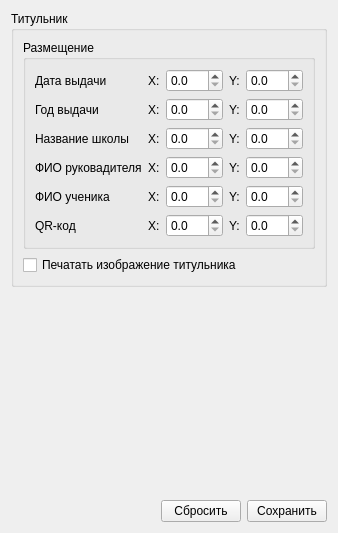
      <widget class="QWidget" name="layout_params">
       <attribute name="title">
        <string>Макеты</string>
       </attribute>
       <layout class="QVBoxLayout" name="verticalLayout_12">
        <item>
         <widget class="QGroupBox" name="groupBox_3">
          <property name="title">
           <string>Титульник</string>
          </property>
          <layout class="QVBoxLayout" name="verticalLayout_11">
           <item>
            <widget class="QGroupBox" name="groupBox_4">
             <property name="sizePolicy">
              <sizepolicy hsizetype="Preferred" vsizetype="Fixed">
               <horstretch>0</horstretch>
               <verstretch>0</verstretch>
              </sizepolicy>
             </property>
             <property name="title">
              <string>Размещение</string>
             </property>
             <layout class="QFormLayout" name="formLayout_17">
              <item row="0" column="0">
               <widget class="QLabel" name="label_6">
                <property name="text">
                 <string>Дата выдачи</string>
                </property>
               </widget>
              </item>
              <item row="0" column="1">
               <layout class="QHBoxLayout" name="horizontalLayout_15">
                <item>
                 <layout class="QFormLayout" name="formLayout_3">
                  <item row="0" column="0">
                   <widget class="QLabel" name="label_4">
                    <property name="sizePolicy">
                     <sizepolicy hsizetype="Fixed" vsizetype="Preferred">
                      <horstretch>0</horstretch>
                      <verstretch>0</verstretch>
                     </sizepolicy>
                    </property>
                    <property name="text">
                     <string>X:</string>
                    </property>
                   </widget>
                  </item>
                  <item row="0" column="1">
                   <widget class="QDoubleSpinBox" name="title_date_x">
                    <property name="sizePolicy">
                     <sizepolicy hsizetype="Fixed" vsizetype="Fixed">
                      <horstretch>0</horstretch>
                      <verstretch>0</verstretch>
                     </sizepolicy>
                    </property>
                    <property name="decimals">
                     <number>1</number>
                    </property>
                    <property name="maximum">
                     <double>220.000000000000000</double>
                    </property>
                   </widget>
                  </item>
                 </layout>
                </item>
                <item>
                 <layout class="QFormLayout" name="formLayout_4">
                  <item row="0" column="0">
                   <widget class="QLabel" name="label_5">
                    <property name="sizePolicy">
                     <sizepolicy hsizetype="Fixed" vsizetype="Minimum">
                      <horstretch>0</horstretch>
                      <verstretch>0</verstretch>
                     </sizepolicy>
                    </property>
                    <property name="text">
                     <string>Y:</string>
                    </property>
                   </widget>
                  </item>
                  <item row="0" column="1">
                   <widget class="QDoubleSpinBox" name="title_date_y">
                    <property name="sizePolicy">
                     <sizepolicy hsizetype="Fixed" vsizetype="Fixed">
                      <horstretch>0</horstretch>
                      <verstretch>0</verstretch>
                     </sizepolicy>
                    </property>
                    <property name="decimals">
                     <number>1</number>
                    </property>
                    <property name="maximum">
                     <double>220.000000000000000</double>
                    </property>
                   </widget>
                  </item>
                 </layout>
                </item>
               </layout>
              </item>
              <item row="1" column="0">
               <widget class="QLabel" name="label_11">
                <property name="text">
                 <string>Год выдачи</string>
                </property>
               </widget>
              </item>
              <item row="1" column="1">
               <layout class="QHBoxLayout" name="horizontalLayout_17">
                <item>
                 <layout class="QFormLayout" name="formLayout_7">
                  <item row="0" column="0">
                   <widget class="QLabel" name="label_9">
                    <property name="sizePolicy">
                     <sizepolicy hsizetype="Fixed" vsizetype="Preferred">
                      <horstretch>0</horstretch>
                      <verstretch>0</verstretch>
                     </sizepolicy>
                    </property>
                    <property name="text">
                     <string>X:</string>
                    </property>
                   </widget>
                  </item>
                  <item row="0" column="1">
                   <widget class="QDoubleSpinBox" name="title_year_x">
                    <property name="sizePolicy">
                     <sizepolicy hsizetype="Fixed" vsizetype="Fixed">
                      <horstretch>0</horstretch>
                      <verstretch>0</verstretch>
                     </sizepolicy>
                    </property>
                    <property name="decimals">
                     <number>1</number>
                    </property>
                    <property name="maximum">
                     <double>220.000000000000000</double>
                    </property>
                   </widget>
                  </item>
                 </layout>
                </item>
                <item>
                 <layout class="QFormLayout" name="formLayout_8">
                  <item row="0" column="0">
                   <widget class="QLabel" name="label_10">
                    <property name="sizePolicy">
                     <sizepolicy hsizetype="Fixed" vsizetype="Minimum">
                      <horstretch>0</horstretch>
                      <verstretch>0</verstretch>
                     </sizepolicy>
                    </property>
                    <property name="text">
                     <string>Y:</string>
                    </property>
                   </widget>
                  </item>
                  <item row="0" column="1">
                   <widget class="QDoubleSpinBox" name="title_year_y">
                    <property name="sizePolicy">
                     <sizepolicy hsizetype="Fixed" vsizetype="Fixed">
                      <horstretch>0</horstretch>
                      <verstretch>0</verstretch>
                     </sizepolicy>
                    </property>
                    <property name="decimals">
                     <number>1</number>
                    </property>
                    <property name="maximum">
                     <double>220.000000000000000</double>
                    </property>
                   </widget>
                  </item>
                 </layout>
                </item>
               </layout>
              </item>
              <item row="2" column="0">
               <widget class="QLabel" name="label_14">
                <property name="text">
                 <string>Название школы</string>
                </property>
               </widget>
              </item>
              <item row="2" column="1">
               <layout class="QHBoxLayout" name="horizontalLayout_18">
                <item>
                 <layout class="QFormLayout" name="formLayout_9">
                  <item row="0" column="0">
                   <widget class="QLabel" name="label_12">
                    <property name="sizePolicy">
                     <sizepolicy hsizetype="Fixed" vsizetype="Preferred">
                      <horstretch>0</horstretch>
                      <verstretch>0</verstretch>
                     </sizepolicy>
                    </property>
                    <property name="text">
                     <string>X:</string>
                    </property>
                   </widget>
                  </item>
                  <item row="0" column="1">
                   <widget class="QDoubleSpinBox" name="title_school_name_x">
                    <property name="sizePolicy">
                     <sizepolicy hsizetype="Fixed" vsizetype="Fixed">
                      <horstretch>0</horstretch>
                      <verstretch>0</verstretch>
                     </sizepolicy>
                    </property>
                    <property name="decimals">
                     <number>1</number>
                    </property>
                    <property name="maximum">
                     <double>220.000000000000000</double>
                    </property>
                   </widget>
                  </item>
                 </layout>
                </item>
                <item>
                 <layout class="QFormLayout" name="formLayout_10">
                  <item row="0" column="0">
                   <widget class="QLabel" name="label_13">
                    <property name="sizePolicy">
                     <sizepolicy hsizetype="Fixed" vsizetype="Minimum">
                      <horstretch>0</horstretch>
                      <verstretch>0</verstretch>
                     </sizepolicy>
                    </property>
                    <property name="text">
                     <string>Y:</string>
                    </property>
                   </widget>
                  </item>
                  <item row="0" column="1">
                   <widget class="QDoubleSpinBox" name="title_school_name_y">
                    <property name="sizePolicy">
                     <sizepolicy hsizetype="Fixed" vsizetype="Fixed">
                      <horstretch>0</horstretch>
                      <verstretch>0</verstretch>
                     </sizepolicy>
                    </property>
                    <property name="decimals">
                     <number>1</number>
                    </property>
                    <property name="maximum">
                     <double>220.000000000000000</double>
                    </property>
                   </widget>
                  </item>
                 </layout>
                </item>
               </layout>
              </item>
              <item row="3" column="0">
               <widget class="QLabel" name="label_17">
                <property name="text">
                 <string>ФИО руковадителя</string>
                </property>
               </widget>
              </item>
              <item row="3" column="1">
               <layout class="QHBoxLayout" name="horizontalLayout_19">
                <item>
                 <layout class="QFormLayout" name="formLayout_11">
                  <item row="0" column="0">
                   <widget class="QLabel" name="label_15">
                    <property name="sizePolicy">
                     <sizepolicy hsizetype="Fixed" vsizetype="Preferred">
                      <horstretch>0</horstretch>
                      <verstretch>0</verstretch>
                     </sizepolicy>
                    </property>
                    <property name="text">
                     <string>X:</string>
                    </property>
                   </widget>
                  </item>
                  <item row="0" column="1">
                   <widget class="QDoubleSpinBox" name="title_head_of_edu_FST_x">
                    <property name="sizePolicy">
                     <sizepolicy hsizetype="Fixed" vsizetype="Fixed">
                      <horstretch>0</horstretch>
                      <verstretch>0</verstretch>
                     </sizepolicy>
                    </property>
                    <property name="decimals">
                     <number>1</number>
                    </property>
                    <property name="maximum">
                     <double>220.000000000000000</double>
                    </property>
                   </widget>
                  </item>
                 </layout>
                </item>
                <item>
                 <layout class="QFormLayout" name="formLayout_12">
                  <item row="0" column="0">
                   <widget class="QLabel" name="label_16">
                    <property name="sizePolicy">
                     <sizepolicy hsizetype="Fixed" vsizetype="Minimum">
                      <horstretch>0</horstretch>
                      <verstretch>0</verstretch>
                     </sizepolicy>
                    </property>
                    <property name="text">
                     <string>Y:</string>
                    </property>
                   </widget>
                  </item>
                  <item row="0" column="1">
                   <widget class="QDoubleSpinBox" name="title_head_of_edu_FST_y">
                    <property name="sizePolicy">
                     <sizepolicy hsizetype="Fixed" vsizetype="Fixed">
                      <horstretch>0</horstretch>
                      <verstretch>0</verstretch>
                     </sizepolicy>
                    </property>
                    <property name="decimals">
                     <number>1</number>
                    </property>
                    <property name="maximum">
                     <double>220.000000000000000</double>
                    </property>
                   </widget>
                  </item>
                 </layout>
                </item>
               </layout>
              </item>
              <item row="4" column="0">
               <widget class="QLabel" name="label_20">
                <property name="text">
                 <string>ФИО ученика</string>
                </property>
               </widget>
              </item>
              <item row="4" column="1">
               <layout class="QHBoxLayout" name="horizontalLayout_20">
                <item>
                 <layout class="QFormLayout" name="formLayout_13">
                  <item row="0" column="0">
                   <widget class="QLabel" name="label_18">
                    <property name="sizePolicy">
                     <sizepolicy hsizetype="Fixed" vsizetype="Preferred">
                      <horstretch>0</horstretch>
                      <verstretch>0</verstretch>
                     </sizepolicy>
                    </property>
                    <property name="text">
                     <string>X:</string>
                    </property>
                   </widget>
                  </item>
                  <item row="0" column="1">
                   <widget class="QDoubleSpinBox" name="title_pupil_FST_x">
                    <property name="sizePolicy">
                     <sizepolicy hsizetype="Fixed" vsizetype="Fixed">
                      <horstretch>0</horstretch>
                      <verstretch>0</verstretch>
                     </sizepolicy>
                    </property>
                    <property name="decimals">
                     <number>1</number>
                    </property>
                    <property name="maximum">
                     <double>220.000000000000000</double>
                    </property>
                   </widget>
                  </item>
                 </layout>
                </item>
                <item>
                 <layout class="QFormLayout" name="formLayout_14">
                  <item row="0" column="0">
                   <widget class="QLabel" name="label_19">
                    <property name="sizePolicy">
                     <sizepolicy hsizetype="Fixed" vsizetype="Minimum">
                      <horstretch>0</horstretch>
                      <verstretch>0</verstretch>
                     </sizepolicy>
                    </property>
                    <property name="text">
                     <string>Y:</string>
                    </property>
                   </widget>
                  </item>
                  <item row="0" column="1">
                   <widget class="QDoubleSpinBox" name="title_pupil_FST_y">
                    <property name="sizePolicy">
                     <sizepolicy hsizetype="Fixed" vsizetype="Fixed">
                      <horstretch>0</horstretch>
                      <verstretch>0</verstretch>
                     </sizepolicy>
                    </property>
                    <property name="decimals">
                     <number>1</number>
                    </property>
                    <property name="maximum">
                     <double>220.000000000000000</double>
                    </property>
                   </widget>
                  </item>
                 </layout>
                </item>
               </layout>
              </item>
              <item row="5" column="0">
               <widget class="QLabel" name="label_23">
                <property name="text">
                 <string>QR-код</string>
                </property>
               </widget>
              </item>
              <item row="5" column="1">
               <layout class="QHBoxLayout" name="horizontalLayout_21">
                <item>
                 <layout class="QFormLayout" name="formLayout_15">
                  <item row="0" column="0">
                   <widget class="QLabel" name="label_21">
                    <property name="sizePolicy">
                     <sizepolicy hsizetype="Fixed" vsizetype="Preferred">
                      <horstretch>0</horstretch>
                      <verstretch>0</verstretch>
                     </sizepolicy>
                    </property>
                    <property name="text">
                     <string>X:</string>
                    </property>
                   </widget>
                  </item>
                  <item row="0" column="1">
                   <widget class="QDoubleSpinBox" name="title_qrcode_x">
                    <property name="sizePolicy">
                     <sizepolicy hsizetype="Fixed" vsizetype="Fixed">
                      <horstretch>0</horstretch>
                      <verstretch>0</verstretch>
                     </sizepolicy>
                    </property>
                    <property name="decimals">
                     <number>1</number>
                    </property>
                    <property name="maximum">
                     <double>220.000000000000000</double>
                    </property>
                   </widget>
                  </item>
                 </layout>
                </item>
                <item>
                 <layout class="QFormLayout" name="formLayout_16">
                  <item row="0" column="0">
                   <widget class="QLabel" name="label_22">
                    <property name="sizePolicy">
                     <sizepolicy hsizetype="Fixed" vsizetype="Minimum">
                      <horstretch>0</horstretch>
                      <verstretch>0</verstretch>
                     </sizepolicy>
                    </property>
                    <property name="text">
                     <string>Y:</string>
                    </property>
                   </widget>
                  </item>
                  <item row="0" column="1">
                   <widget class="QDoubleSpinBox" name="title_qrcode_y">
                    <property name="sizePolicy">
                     <sizepolicy hsizetype="Fixed" vsizetype="Fixed">
                      <horstretch>0</horstretch>
                      <verstretch>0</verstretch>
                     </sizepolicy>
                    </property>
                    <property name="decimals">
                     <number>1</number>
                    </property>
                    <property name="maximum">
                     <double>220.000000000000000</double>
                    </property>
                   </widget>
                  </item>
                 </layout>
                </item>
               </layout>
              </item>
             </layout>
            </widget>
           </item>
           <item>
            <widget class="QCheckBox" name="title_image">
             <property name="text">
              <string>Печатать изображение титульника</string>
             </property>
            </widget>
           </item>
          </layout>
         </widget>
        </item>
        <item>
         <spacer name="verticalSpacer_8">
          <property name="orientation">
           <enum>Qt::Vertical</enum>
          </property>
          <property name="sizeHint" stdset="0">
           <size>
            <width>20</width>
            <height>207</height>
           </size>
          </property>
         </spacer>
        </item>
        <item>
         <layout class="QHBoxLayout" name="horizontalLayout_22">
          <item>
           <spacer name="horizontalSpacer_5">
            <property name="orientation">
             <enum>Qt::Horizontal</enum>
            </property>
            <property name="sizeHint" stdset="0">
             <size>
              <width>40</width>
              <height>20</height>
             </size>
            </property>
           </spacer>
          </item>
          <item>
           <widget class="QPushButton" name="reset_title_settings">
            <property name="text">
             <string>Сбросить</string>
            </property>
           </widget>
          </item>
          <item>
           <widget class="QPushButton" name="save_title_settings">
            <property name="text">
             <string>Сохранить</string>
            </property>
           </widget>
          </item>
         </layout>
        </item>
       </layout>
      </widget>
